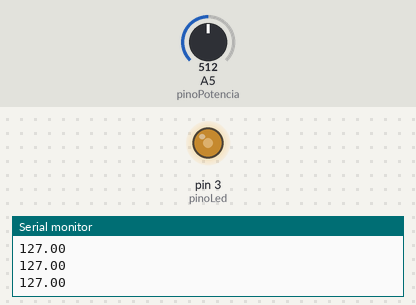
A sketch run on a simulated Arduino Uno, built with avr-gcc and run on an emulated ATmega328P. Shown: output pins drawn as LEDs (lit = HIGH), the last lines printed to the serial monitor. The inputs (shaded band) are chosen by the test bench; at power-on: A5 (pinoPotencia) = 512.

Above: at 1.2 s.
1.3 s: A5 (pinoPotencia) set to 716
At 1.6 s:
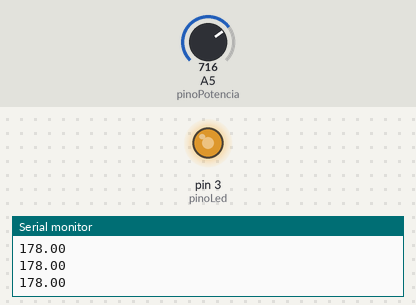
2.8 s: A5 (pinoPotencia) set to 900
At 3.8 s:
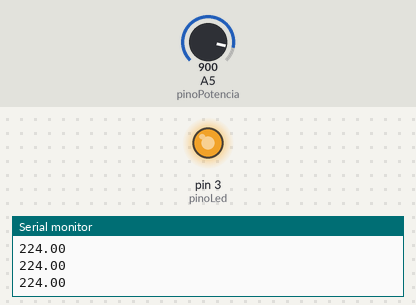
4.3 s: A5 (pinoPotencia) set to 122
At 4.8 s:
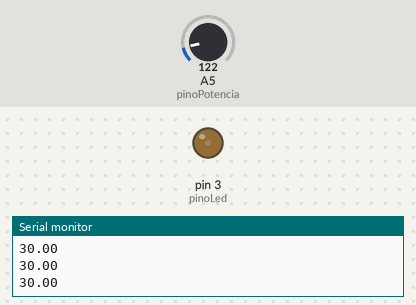
5.8 s: A5 (pinoPotencia) set to 0
At 7.0 s:
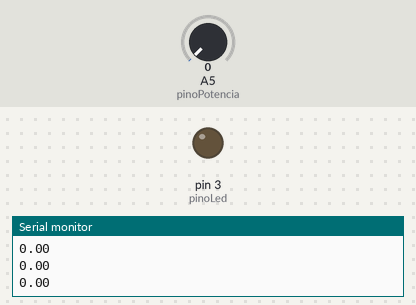
7.3 s: A5 (pinoPotencia) set to 511
At 8.5 s:
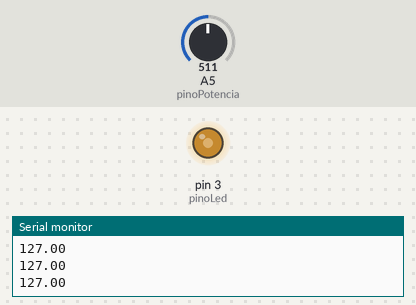
Timing chart, 0 to 9.8 s (numbered marks = the images above; inputs shaded):
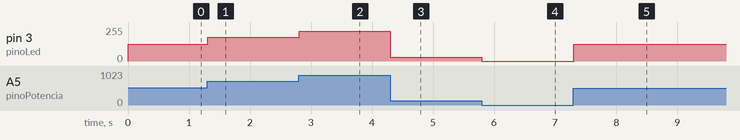

Measured:
- after the input at 1.3 s, pin 3 (pinoLed): 127/255 → 178/255 at once
- after the input at 2.8 s, pin 3 (pinoLed): 178/255 → 224/255 at once
- after the input at 4.3 s, pin 3 (pinoLed): 224/255 → 30/255 at once
- after the input at 5.8 s, pin 3 (pinoLed): 30/255 → 0/255 at once
- after the input at 7.3 s, pin 3 (pinoLed): 0/255 → 127/255 at once

The sketch:

led_control_brightness.ino
```cpp
int pinoLed = 3;
float luminosidadeLed = 0;
float pinoPotencia = A5;

void setup()
{
 pinMode(pinoPotencia, INPUT);
 pinMode(pinoLed, OUTPUT);
 Serial.begin(9600);
}


void loop()
{
 luminosidadeLed = map(analogRead(pinoPotencia),0,1023,0,255)  ;
 analogWrite(pinoLed, luminosidadeLed);
 Serial.println(luminosidadeLed);

}
```
